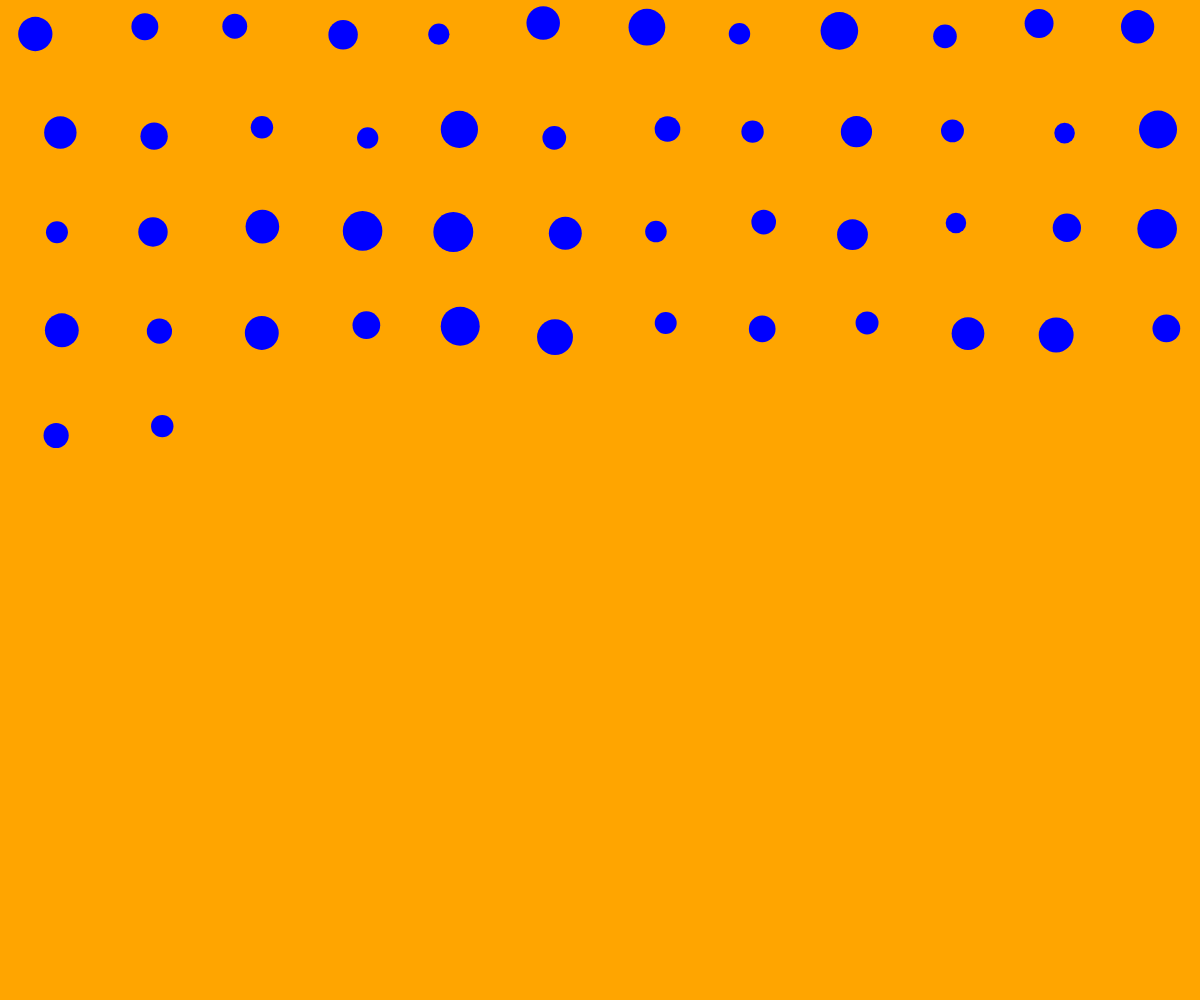
Frame 1 (no input)
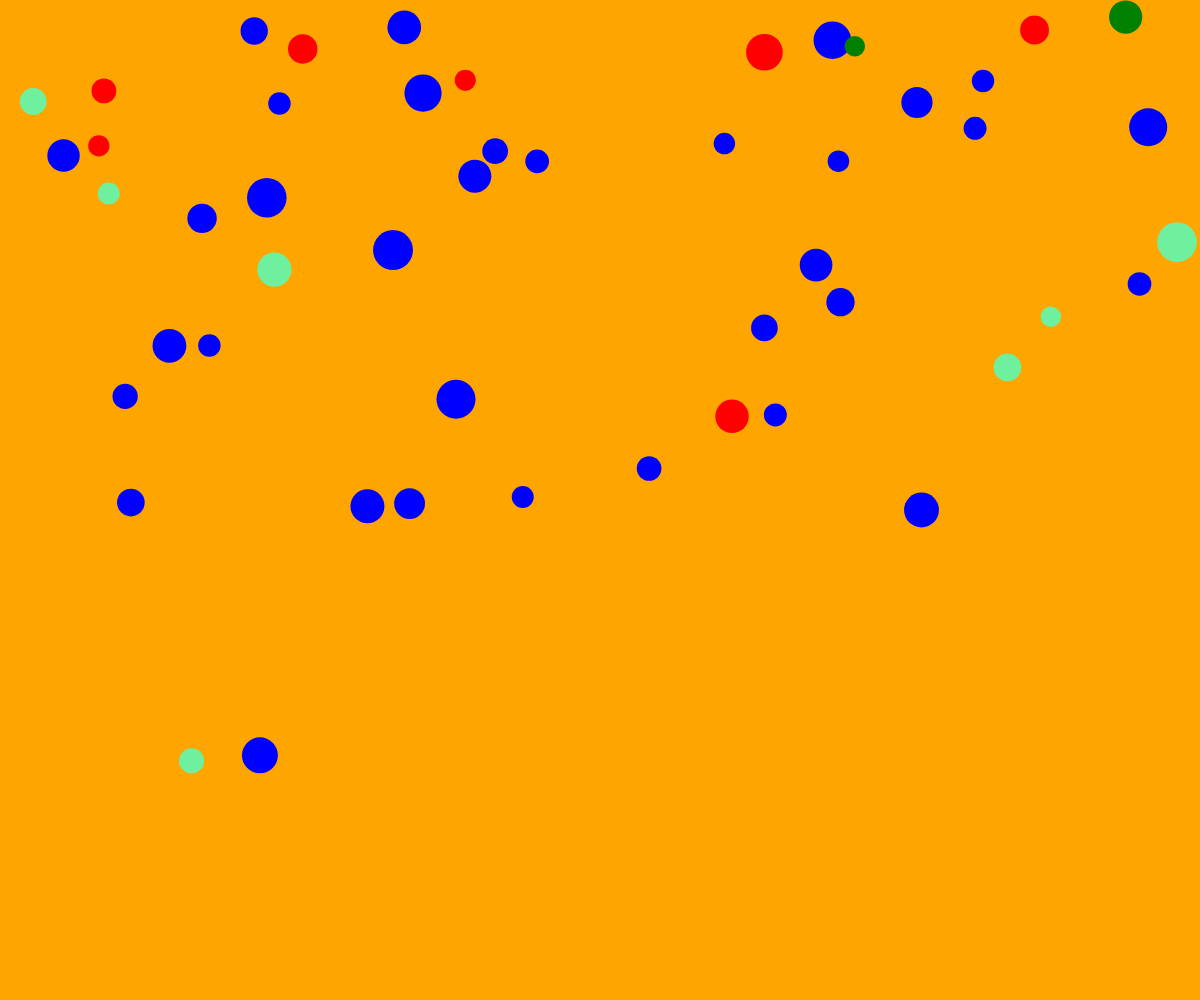
Frame 60 (no input)
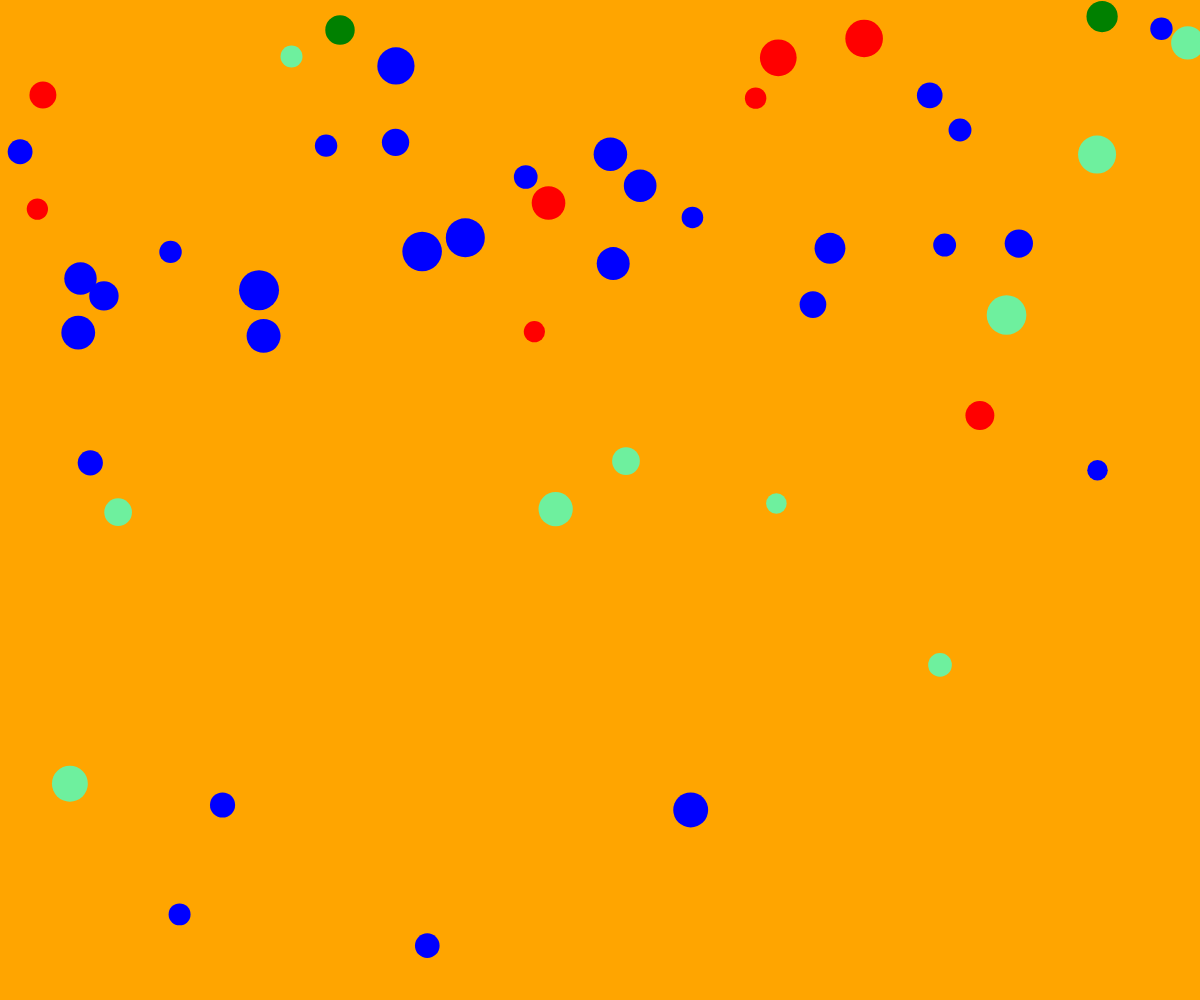
Frame 120 (the mouse pressed at the canvas centre since frame 60)

The p5.js sketch that drew these frames (run headless with seeded random() and noise() and a simulated clock; from frame 60 on, the mouse is pressed at the canvas centre):

// p5.js sketch
// ── sketch.js
// bubble bumps

//create ball
let balls = [];
const numOfBalls = 50;

function setup() {
    createCanvas(windowWidth, windowHeight);


    let init_x = 40;
    let init_y = 30;
    for (let i = 0; i < numOfBalls; i++) {
        balls.push(new Ball(init_x, init_y));

        init_x += 100;
        if (init_x > width) {
            init_x = 60;
            init_y += 100;
        }
    }
}

function draw() {
    background('orange');

    for (let i = 0; i < balls.length; i++) {
        // call the ball's methods
        balls[i].ballCheck(balls, i);
        balls[i].edgeCheck();
        balls[i].move();
        balls[i].display();
    }
}






//ball def
class Ball {
    constructor(x, y, size) {
        this.color = 'blue';
        this.size = random(20, 40);
        this.rad = this.size / 2;
        this.posX = x;
        this.posY = y;
        this.deltaX = random(-8, 8);
        this.deltaY = random(-8, 8);
    }

    display() {
        push();

        noStroke();

        fill(this.color);

        translate(this.posX, this.posY);
        ellipse(0, 0, this.size);
        pop();
    }

    move() {
        this.posX += this.deltaX;
        this.posY += this.deltaY;
    }

    edgeCheck() {

        if (this.posX + this.rad >= width || this.posX - this.rad <= 0) {
            this.deltaX *= -1;
            this.color = 'rgb(110, 240, 158)';
        }

        if (this.posY + this.rad >= height || this.posY - this.rad <= 0) {
            this.deltaY *= -1;
            this.color = 'red';
        }
    }


    ballCheck(otherBalls, myId) {

        for (let n = 0; n < otherBalls.length; n++) {

            if (n != myId) {
                let d = dist(this.posX, this.posY, otherBalls[n].posX, otherBalls[n].posY);
                let combinedR = this.rad + otherBalls[n].rad;

                if (d <= combinedR) {
                    this.deltaX *= -1;
                    this.deltaY *= -1;

                    // flip the color
                    if( this.color == 'red') {
                        this.color = 'green';
                    } else {
                        this.color = 'blue';
                    }
                }
            }
        }
    }
}
